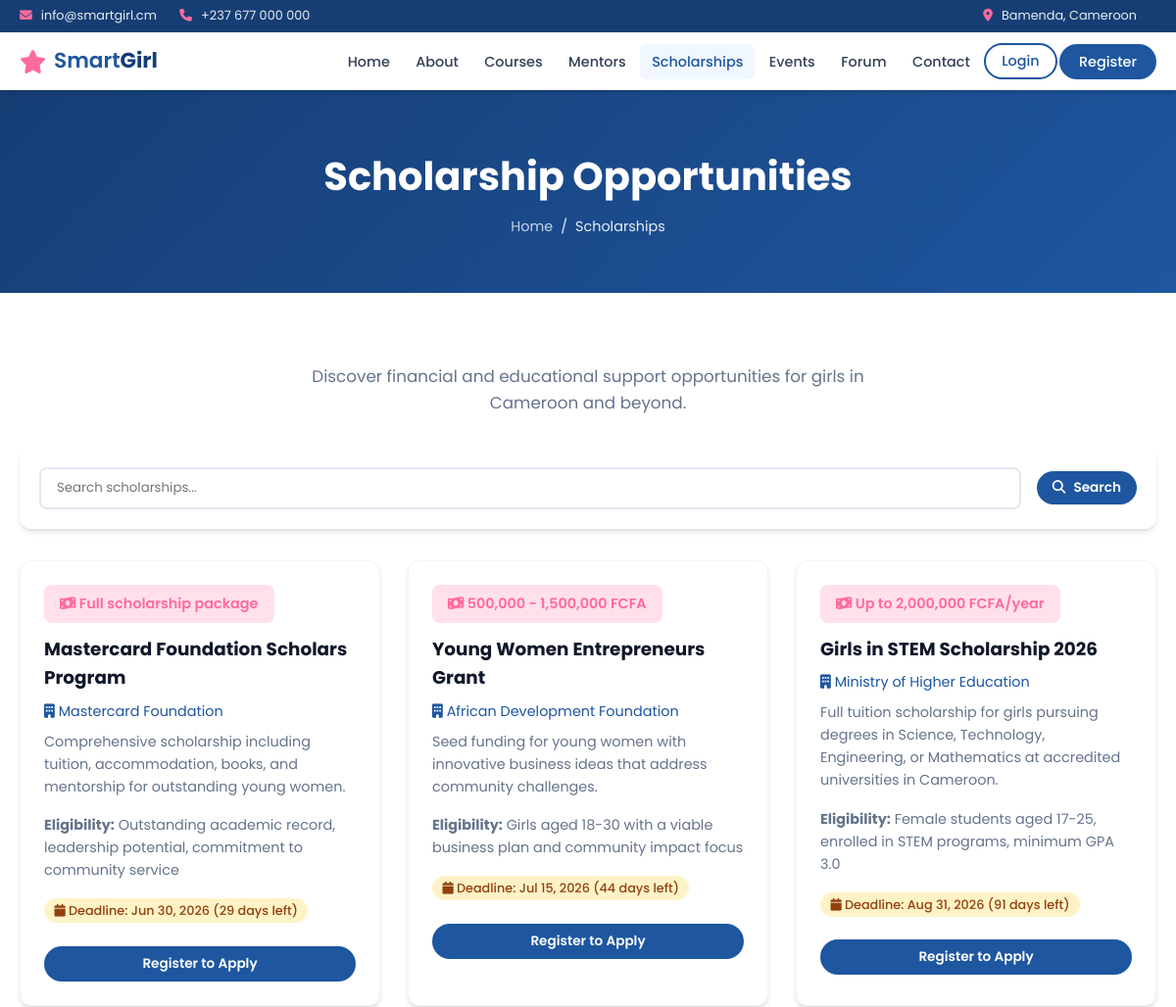
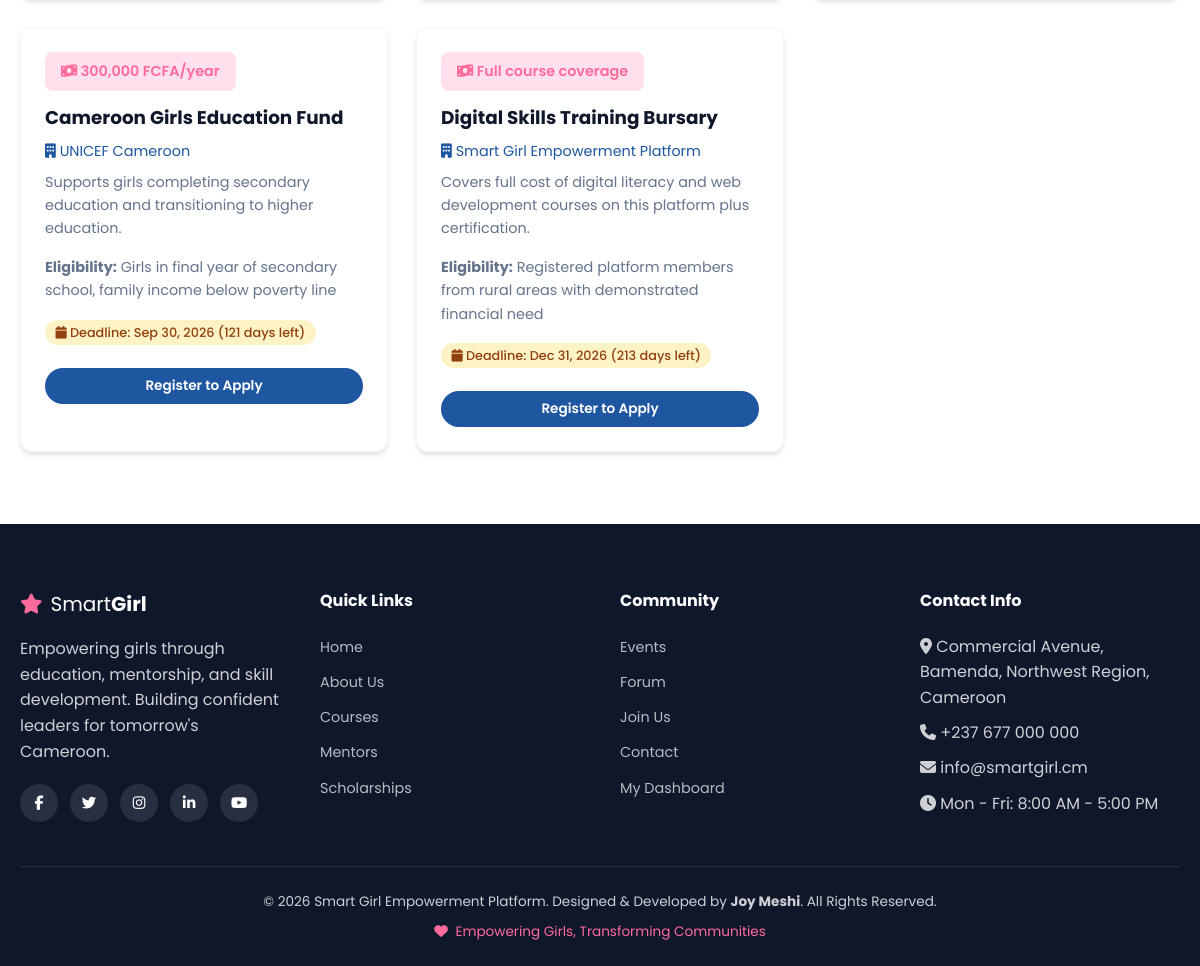
Page /scholarships.php on the committed database (2 pictures, top to bottom).
### tables this page shows
CREATE TABLE IF NOT EXISTS scholarships (
    id INT AUTO_INCREMENT PRIMARY KEY,
    title VARCHAR(200) NOT NULL,
    description TEXT NOT NULL,
    provider VARCHAR(150) NOT NULL,
    amount VARCHAR(100) NOT NULL,
    deadline DATE NOT NULL,
    eligibility TEXT NOT NULL,
    application_link VARCHAR(255) DEFAULT NULL,
    is_active TINYINT(1) DEFAULT 1,
    created_at TIMESTAMP DEFAULT CURRENT_TIMESTAMP
);

### includes/functions.php (called while the page is built, shortened)
<?php
function e(?string $value): string
{
    return htmlspecialchars($value ?? '', ENT_QUOTES, 'UTF-8');
}
function formatDate(?string $date, string $format = 'M d, Y'): string
{
    return date($format, strtotime($date));
}
function truncate(string $text, int $length = 150): string
{
    if (strlen($text) <= $length) return $text;
    return substr($text, 0, $length) . '...';
}

### includes/auth.php (called while the page is built, shortened)
<?php
function isLoggedIn(): bool
{
    return !empty($_SESSION['user_id']);
}

### scholarships.php (the view, shortened to what this page needs)
<?php
$pdo = getDBConnection();
$search = trim($_GET['search'] ?? '');
$sql = "SELECT * FROM scholarships WHERE is_active = 1";
$params = [];
$sql .= " ORDER BY deadline ASC";
$stmt = $pdo->prepare($sql);
$stmt->execute($params);
$scholarships = $stmt->fetchAll();
require_once __DIR__ . '/includes/header.php';
?>
<div class="page-header">
    <div class="container">
        <h1>Scholarship Opportunities</h1>
        <div class="breadcrumb"><a href="index.php">Home</a> <span>/</span> <span>Scholarships</span></div>
    </div>
</div>
<section class="section">
    <div class="container">
        <div class="section-header" style="margin-bottom:2rem;">
            <p>Discover financial and educational support opportunities for girls in Cameroon and beyond.</p>
        </div>
        <form method="GET" class="filter-bar">
            <input type="text" name="search" placeholder="Search scholarships..." value="<?= e($search) ?>">
            <button type="submit" class="btn btn-blue btn-sm"><i class="fas fa-search"></i> Search</button>
        </form>
        <?php if (empty($scholarships)): ?>
        <div class="empty-state"><i class="fas fa-award"></i><h3>No scholarships available</h3></div>
        <?php else: ?>
        <div class="card-grid">
            <?php foreach ($scholarships as $s):
                $daysLeft = (strtotime($s['deadline']) - time()) / 86400;
                $expired = $daysLeft < 0;
            ?>
            <div class="card">
                <div class="card-body">
                    <span class="scholarship-amount"><i class="fas fa-money-bill-wave"></i> <?= e($s['amount']) ?></span>
                    <h3><?= e($s['title']) ?></h3>
                    <p style="font-size:0.9rem;color:var(--primary);margin-bottom:0.5rem;"><i class="fas fa-building"></i> <?= e($s['provider']) ?></p>
                    <p><?= e(truncate($s['description'], 150)) ?></p>
                    <p style="margin:1rem 0;font-size:0.9rem;"><strong>Eligibility:</strong> <?= e(truncate($s['eligibility'], 100)) ?></p>
                    <span class="deadline-badge <?= $expired ? 'badge-danger' : '' ?>">
                        <i class="fas fa-calendar"></i>
                        Deadline: <?= formatDate($s['deadline']) ?>
                        <?= !$expired ? '(' . ceil($daysLeft) . ' days left)' : '(Expired)' ?>
                    </span>
                </div>
                <div class="card-footer">
                    <?php if (isLoggedIn() && !$expired): ?>
                    <a href="contact.php?subject=Scholarship: <?= urlencode($s['title']) ?>" class="btn btn-blue btn-sm btn-block">Apply / Inquire</a>
                    <?php elseif (!$expired): ?>
                    <a href="register.php" class="btn btn-blue btn-sm btn-block">Register to Apply</a>
                    <?php endif; ?>
                </div>
            </div>
            <?php endforeach; ?>
        </div>
        <?php endif; ?>
    </div>
</section>
<?php require_once __DIR__ . '/includes/footer.php'; ?>

### assets/css/style.css (style rules this page uses)
:root { --primary: #1e56a0; --primary-dark: #163e75; --primary-light: #3d7dd4; --secondary: #f0f7ff; --accent: #ff6b9d; --accent-light: #ffe0ec; --white: #ffffff; --gray-50: #f8fafc; --gray-100: #f1f5f9; --gray-200: #e2e8f0; --gray-300: #cbd5e1; --gray-500: #64748b; --gray-700: #334155; --gray-900: #0f172a; --success: #10b981; --warning: #f59e0b; --error: #ef4444; --shadow: 0 4px 6px -1px rgba(0,0,0,0.1), 0 2px 4px -2px rgba(0,0,0,0.1); --shadow-lg: 0 10px 15px -3px rgba(30,86,160,0.15), 0 4px 6px -4px rgba(0,0,0,0.1); --radius: 12px; --transition: all 0.3s ease; --font: 'Poppins', sans-serif; }
*, *::before, *::after { box-sizing: border-box; margin: 0; padding: 0; }
html { scroll-behavior: smooth; }
body { font-family: var(--font); color: var(--gray-700); line-height: 1.6; background: var(--white); }
.container { max-width: 1200px; margin: 0 auto; padding: 0 1.25rem; }
a { color: var(--primary); text-decoration: none; transition: var(--transition); }
.btn { display: inline-flex; align-items: center; gap: 0.5rem; padding: 0.75rem 1.75rem; border-radius: 30px; font-weight: 600; font-size: 0.95rem; border: none; cursor: pointer; transition: var(--transition); font-family: var(--font); text-decoration: none; }
.btn-blue { background: var(--primary); color: var(--white); }
.btn-sm { padding: 0.45rem 1rem; font-size: 0.85rem; }
.btn-block { width: 100%; justify-content: center; }
.section { padding: 4.5rem 0; }
.section-header { text-align: center; max-width: 650px; margin: 0 auto 3rem; }
.section-header p { color: var(--gray-500); font-size: 1.05rem; }
.card-grid { display: grid; grid-template-columns: repeat(auto-fill, minmax(300px, 1fr)); gap: 1.75rem; }
.card { background: var(--white); border-radius: var(--radius); box-shadow: var(--shadow); overflow: hidden; transition: var(--transition); border: 1px solid var(--gray-100); }
.card-body { padding: 1.5rem; }
.card-body h3 { font-size: 1.15rem; color: var(--gray-900); margin-bottom: 0.5rem; }
.card-body p { color: var(--gray-500); font-size: 0.9rem; margin-bottom: 1rem; }
.card-footer { padding: 0 1.5rem 1.5rem; }
.page-header { background: linear-gradient(135deg, var(--primary-dark), var(--primary)); color: var(--white); padding: 3.5rem 0; text-align: center; }
.page-header h1 { font-size: 2.5rem; margin-bottom: 0.5rem; }
.breadcrumb { display: flex; justify-content: center; gap: 0.5rem; font-size: 0.9rem; opacity: 0.9; }
.breadcrumb a { color: rgba(255,255,255,0.85); }
.filter-bar { display: flex; flex-wrap: wrap; gap: 1rem; align-items: center; margin-bottom: 2rem; padding: 1.25rem; background: var(--white); border-radius: var(--radius); box-shadow: var(--shadow); }
.filter-bar input, .filter-bar select { padding: 0.6rem 1rem; border: 2px solid var(--gray-200); border-radius: 8px; font-family: var(--font); }
.filter-bar input { flex: 1; min-width: 200px; }
.scholarship-amount { background: var(--accent-light); color: var(--accent); padding: 0.5rem 1rem; border-radius: 8px; font-weight: 600; display: inline-block; margin-bottom: 0.75rem; font-size: 0.9rem; }
.deadline-badge { background: #fef3c7; color: #92400e; padding: 0.25rem 0.65rem; border-radius: 15px; font-size: 0.8rem; font-weight: 500; }

### rows in the picture
scholarships: amount "Full scholarship package", title "Mastercard Foundation Scholars Program", provider "Mastercard Foundation", description "Comprehensive scholarship including tuition, accommodation, books, and mentorship for outstanding young women.", eligibility "Outstanding academic record, leadership potential, commitment to community service", deadline "Jun 30, 2026", shows "Register to Apply"
scholarships: amount "500,000 - 1,500,000 FCFA", title "Young Women Entrepreneurs Grant", provider "African Development Foundation", description "Seed funding for young women with innovative business ideas that address community challenges.", eligibility "Girls aged 18-30 with a viable business plan and community impact focus", deadline "Jul 15, 2026", shows "Register to Apply"
scholarships: amount "Up to 2,000,000 FCFA/year", title "Girls in STEM Scholarship 2026", provider "Ministry of Higher Education", description "Full tuition scholarship for girls pursuing degrees in Science, Technology, Engineering, or Mathematics at accredited universities in Cameroon.", eligibility "Female students aged 17-25, enrolled in STEM programs, minimum GPA 3.0", deadline "Aug 31, 2026", shows "Register to Apply"
scholarships: amount "300,000 FCFA/year", title "Cameroon Girls Education Fund", provider "UNICEF Cameroon", description "Supports girls completing secondary education and transitioning to higher education.", eligibility "Girls in final year of secondary school, family income below poverty line", deadline "Sep 30, 2026", shows "Register to Apply"
scholarships: amount "Full course coverage", title "Digital Skills Training Bursary", provider "Smart Girl Empowerment Platform", description "Covers full cost of digital literacy and web development courses on this platform plus certification.", eligibility "Registered platform members from rural areas with demonstrated financial need", deadline "Dec 31, 2026", shows "Register to Apply"

### other values in the picture
SITE_EMAIL "info@smartgirl.cm"
SITE_PHONE "+237 677 000 000"
SITE_ADDRESS "Commercial Avenue, Bamenda, Northwest Region, Cameroon"
SITE_NAME "Smart Girl Empowerment Platform"
